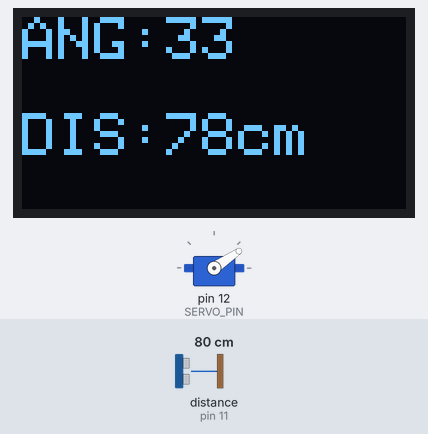
Bench run of a sketch on a simulated Arduino Uno, built with avr-gcc and run on an emulated ATmega328P. On the bench: servo, 128×64 one-colour display. Wiring (inferred from the names in the program): ultrasonic range finder: trigger pin 10; echo pin 11. The test bench sets the inputs (shaded band); at power-on: distance to the obstacle (sensor on pin 11) 80 cm. The echo pulse lasts 58.3 µs per cm.

Above: at 3.26 s.
3.3 s: distance to the obstacle (sensor on pin 11) set to 2 cm
At 3.62 s:
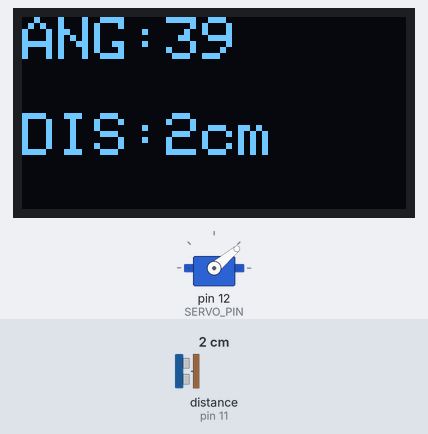
4.9 s: distance to the obstacle (sensor on pin 11) set to 4 cm
At 5.08 s:
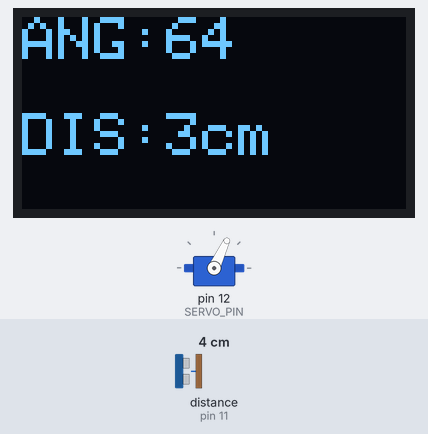
7.6 s: distance to the obstacle (sensor on pin 11) set to 9 cm
At 7.78 s:
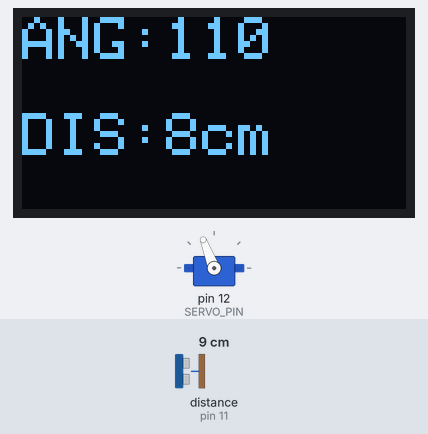
Timing chart, 0 to 18.3 s (numbered marks = the images above; inputs shaded):
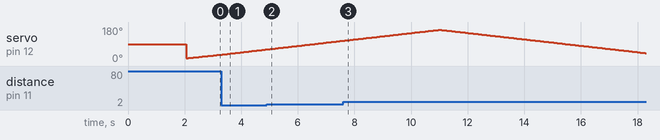

Measured:
- by itself, servo on pin 12 (SERVO_PIN): rises from 108° to 165° in 3.3 s, then falls to 42° in 7.3 s

The sketch:

code13.ino
```cpp
#include <Servo.h>
#include <Wire.h>
#include <Adafruit_GFX.h>
#include <Adafruit_SSD1306.h>

#define SCREEN_WIDTH 128
#define SCREEN_HEIGHT 64
#define OLED_RESET -1
#define OLED_ADDRESS 0x3C

Adafruit_SSD1306 oled(SCREEN_WIDTH, SCREEN_HEIGHT, &Wire, OLED_RESET);

#define SERVO_PIN 12
#define TRIG_PIN 10
#define ECHO_PIN 11

Servo servo;

long echoTime;
int distanceCM;

void setup() {
  pinMode(TRIG_PIN, OUTPUT);
  pinMode(ECHO_PIN, INPUT);

  servo.attach(SERVO_PIN);

  if (!oled.begin(SSD1306_SWITCHCAPVCC, OLED_ADDRESS)) {
    while (1); // OLED fail
  }

  oled.clearDisplay();
  oled.setTextColor(SSD1306_WHITE);
  oled.setTextSize(1);
  oled.setCursor(25, 28);
  oled.println("SONAR READY");
  oled.display();
  delay(2000);
}

int readDistance() {
  digitalWrite(TRIG_PIN, LOW);
  delayMicroseconds(2);

  digitalWrite(TRIG_PIN, HIGH);
  delayMicroseconds(10);
  digitalWrite(TRIG_PIN, LOW);

  echoTime = pulseIn(ECHO_PIN, HIGH, 35000);
  if (echoTime == 0) return -1;

  return echoTime * 0.034 / 2;
}

void loop() {

  for (int angle = 15; angle <= 165; angle++) {
    servo.write(angle);
    delay(30);

    distanceCM = readDistance();
    displayData(angle, distanceCM);
  }

  for (int angle = 165; angle >= 15; angle--) {
    servo.write(angle);
    delay(30);

    distanceCM = readDistance();
    displayData(angle, distanceCM);
  }
}

void displayData(int angle, int dist) {
  oled.clearDisplay();

  oled.setTextSize(2);
  oled.setCursor(0, 0);
  oled.print("ANG:");
  oled.print(angle);

  oled.setTextSize(2);
  oled.setCursor(0, 32);
  oled.print("DIS:");

  if (dist < 0 || dist > 400) {
    oled.print("--");
  } else {
    oled.print(dist);
    oled.print("cm");
  }

  oled.display();
}
```
